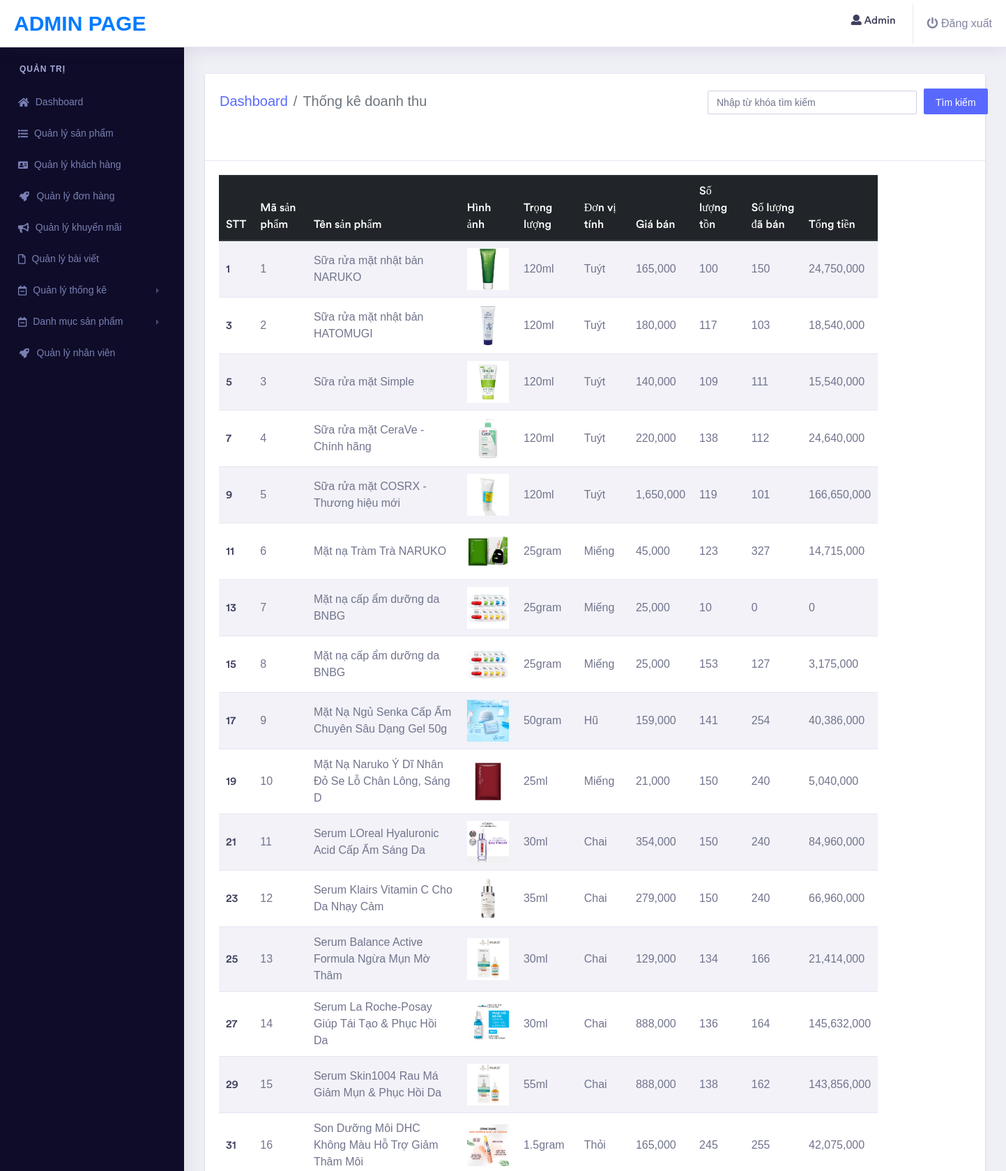
Page /webmypham/admin/thongkeDoanhThu.php (upper part) on the committed database.
### tables this page shows
CREATE TABLE `sanpham` (
  `SP_MA` bigint(20) NOT NULL,
  `SP_TEN` varchar(50) NOT NULL,
  `SP_HINH` varchar(50) NOT NULL,
  `SP_CONGDUNG` varchar(1000) NOT NULL,
  `SP_TRONGLUONG` varchar(50) NOT NULL,
  `SP_DVT` varchar(50) NOT NULL,
  `SP_GIABAN` int(10) NOT NULL,
  `SP_SOLUONGTON` int(10) NOT NULL,
  `SP_SOLUONGDABAN` int(10) NOT NULL,
  `SP_THANHPHAN` varchar(1000) NOT NULL,
  `TH_MA` bigint(20) NOT NULL,
  `L_MA` bigint(20) NOT NULL,
  `NV_MA` bigint(20) DEFAULT NULL,
  `SP_NSX` date DEFAULT NULL,
  `SP_HSD` date DEFAULT NULL
);

### webmypham/admin/thongkeDoanhThu.php (the view, shortened to what this page needs)
<?php
include 'inc/header.php';
$servername = "localhost";
$username = "root";
$password = "";
$dbname = "mypham";
$conn = new mysqli($servername, $username, $password, $dbname);
$sql = "SELECT * FROM sanpham";
$result = $conn->query($sql);
if ($result->num_rows > 0) {
    echo '
    <div class="dashboard-wrapper">
        <div class="dashboard-ecommerce">
            <div class="container-fluid dashboard-content">
                <div class="card">
                    <div class="card-header">
                        <div class="row float-left" style="font-size: 20px;">
                            <nav aria-label="breadcrumb">
                                <ol class="breadcrumb">
                                    <li class="breadcrumb-item"><a class="text-primary" href="Dashboard.html">Dashboard</a></li>
                                    <li class="breadcrumb-item active" aria-current="page">Thống kê doanh thu</li>
                                    <form action="#" method="POST">
                                        <input type="text" name="keyword" class="form-control" placeholder="Nhập từ khóa tìm kiếm" style ="margin:-30px 0 0 700px;width:300px">
                                        <input type="submit" value="Tìm kiếm" class="btn btn-primary" style ="margin-left: 1010px;margin-top: -70px;height: 37px;">
                                    </form>
                                </ol>
                            </nav>
                        </div>
                        <div class="row float-right mr-3">
                            <div id="custom-search" class="top-search-bar">
                            </div>
                        </div>
                    </div>
                    <div class="card-body">
                        <div class="row table-responsive mx-auto" style="font-size: 16px">
                            <table class="table table-striped">
                                <thead class="thead-dark">
                                    <tr>
                                        <th scope="col">STT</th>
                                        <th scope="col">Mã sản phẩm</th>
                                        <th scope="col">Tên sản phẩm</th>
                                        <th scope="col">Hình ảnh</th>
                                        <th scope="col">Trọng lượng</th>
                                        <th scope="col">Đơn vị tính</th>
                                        <th scope="col">Giá bán</th>
                                        <th scope="col">Số lượng tồn</th>
                                        <th scope="col">Số lượng đã bán</th>
                                        <th scope="col">Tổng tiền</th>
                                    </tr>
                                </thead>
                                <tbody>';
    $count = 1;
    while ($row = $result->fetch_assoc()) {
        echo "<tr>";
        echo "<th scope='row'>" . $count . "</th>";
        echo "<td>" . $row["SP_MA"] . "</td>";
        echo "<td>" . $row["SP_TEN"] . "</td>";
        echo "<td><img  width=60 height=60 src='../image/addsp/".$row["SP_HINH"] . "' ></td>";
        echo "<td>" . $row["SP_TRONGLUONG"] . "</td>";
        echo "<td>" . $row["SP_DVT"] . "</td>";
        echo "<td>" . number_format($row["SP_GIABAN"]) . "</td>";
        echo "<td>" . $row["SP_SOLUONGTON"] .
        "</td>";
        echo "<td>" . $row["SP_SOLUONGDABAN"] . "</td>";
        $subtotal = $row["SP_SOLUONGDABAN"] * $row["SP_GIABAN"];
    echo "<td>" . number_format($subtotal) . "</td>";
    echo "</tr>";
    $count++;
        $count++;
    }
    echo '</tbody>
        </table>
    </div>
    </div>
    </div>
    </div>
    </div>
    </div>
    </div>
    </div>
    </div>
    <script src="Scripts/jquery-1.10.2.js"></script>
    <script src="http://ajax.googleapis.com/ajax/libs/jquery/1.9.1/jquery.min.js"></script>
    <link href="http://ajax.googleapis.com/ajax/libs/jqueryui/1.8/themes/ui-lightness/jquery-ui.css" rel="stylesheet" />
    <script type="text/javascript" src="http://ajax.googleapis.com/ajax/libs/jqueryui/1.8/jquery-ui.min.js"></script>
    <script src="Content/assets/vendor/jquery/jquery-3.3.1.min.js"></script>
    <script src="Content/assets/vendor/bootstrap/js/bootstrap.bundle.js"></script>
    <script src="Content/assets/vendor/slimscroll/jquery.slimscroll.js"></script>
    <script src="Content/assets/libs/js/main-js.js"></script>
    <script src="Content/assets/vendor/charts/chartist-bundle/chartist.min.js"></script>
    <script src="Content/assets/vendor/charts/sparkline/jquery.sparkline.js"></script>
    <script src="Content/assets/vendor/charts/morris-bundle/raphael.min.js"></script>
    <script src="Content/assets/vendor/charts/morris-bundle/morris.js"></script>
    <script src="Content/assets/vendor/charts/c3charts/c3.min.js"></script>
    <script src="Content/assets/vendor/charts/c3charts/d3-5.4.0.min.js"></script>
    <script src="Content/assets/vendor/charts/c3charts/C3chartjs.js"></script>
    <script src="Content/assets/libs/js/dashboard-ecommerce.js"></script>
</body>
</html>';
} else {
    echo "Không tìm thấy kết quả";
}
?>

### rows in the picture
sanpham: SP_MA "1", SP_TEN "Sữa rửa mặt nhật bản NARUKO", SP_HINH (picture), SP_TRONGLUONG "120ml", SP_DVT "Tuýt", SP_GIABAN "165,000", SP_SOLUONGTON "100", SP_SOLUONGDABAN "150", subtotal "24,750,000"
sanpham: SP_MA "2", SP_TEN "Sữa rửa mặt nhật bản HATOMUGI", SP_HINH (picture), SP_TRONGLUONG "120ml", SP_DVT "Tuýt", SP_GIABAN "180,000", SP_SOLUONGTON "117", SP_SOLUONGDABAN "103", subtotal "18,540,000"
sanpham: SP_MA "3", SP_TEN "Sữa rửa mặt Simple", SP_HINH (picture), SP_TRONGLUONG "120ml", SP_DVT "Tuýt", SP_GIABAN "140,000", SP_SOLUONGTON "109", SP_SOLUONGDABAN "111", subtotal "15,540,000"
sanpham: SP_MA "4", SP_TEN "Sữa rửa mặt CeraVe - Chính hãng", SP_HINH (picture), SP_TRONGLUONG "120ml", SP_DVT "Tuýt", SP_GIABAN "220,000", SP_SOLUONGTON "138", SP_SOLUONGDABAN "112", subtotal "24,640,000"
sanpham: SP_MA "5", SP_TEN "Sữa rửa mặt COSRX - Thương hiệu mới", SP_HINH (picture), SP_TRONGLUONG "120ml", SP_DVT "Tuýt", SP_GIABAN "1,650,000", SP_SOLUONGTON "119", SP_SOLUONGDABAN "101", subtotal "166,650,000"
sanpham: SP_MA "6", SP_TEN "Mặt nạ Tràm Trà NARUKO", SP_HINH (picture), SP_TRONGLUONG "25gram", SP_DVT "Miếng", SP_GIABAN "45,000", SP_SOLUONGTON "123", SP_SOLUONGDABAN "327", subtotal "14,715,000"
sanpham: SP_MA "7", SP_TEN "Mặt nạ cấp ẩm dưỡng da BNBG", SP_HINH (picture), SP_TRONGLUONG "25gram", SP_DVT "Miếng", SP_GIABAN "25,000", SP_SOLUONGTON "10", SP_SOLUONGDABAN "0"
sanpham: SP_MA "8", SP_TEN "Mặt nạ cấp ẩm dưỡng da BNBG", SP_HINH (picture), SP_TRONGLUONG "25gram", SP_DVT "Miếng", SP_GIABAN "25,000", SP_SOLUONGTON "153", SP_SOLUONGDABAN "127", subtotal "3,175,000"
sanpham: SP_MA "9", SP_TEN "Mặt Nạ Ngủ Senka Cấp Ẩm Chuyên Sâu Dạng Gel 50g", SP_HINH (picture), SP_TRONGLUONG "50gram", SP_DVT "Hũ", SP_GIABAN "159,000", SP_SOLUONGTON "141", SP_SOLUONGDABAN "254", subtotal "40,386,000"
sanpham: SP_MA "10", SP_TEN "Mặt Nạ Naruko Ý Dĩ Nhân Đỏ Se Lỗ Chân Lông, Sáng D", SP_HINH (picture), SP_TRONGLUONG "25ml", SP_DVT "Miếng", SP_GIABAN "21,000", SP_SOLUONGTON "150", SP_SOLUONGDABAN "240", subtotal "5,040,000"
sanpham: SP_MA "11", SP_TEN "Serum LOreal Hyaluronic Acid Cấp Ẩm Sáng Da", SP_HINH (picture), SP_TRONGLUONG "30ml", SP_DVT "Chai", SP_GIABAN "354,000", SP_SOLUONGTON "150", SP_SOLUONGDABAN "240", subtotal "84,960,000"
sanpham: SP_MA "12", SP_TEN "Serum Klairs Vitamin C Cho Da Nhạy Cảm", SP_HINH (picture), SP_TRONGLUONG "35ml", SP_DVT "Chai", SP_GIABAN "279,000", SP_SOLUONGTON "150", SP_SOLUONGDABAN "240", subtotal "66,960,000"
sanpham: SP_MA "13", SP_TEN "Serum Balance Active Formula Ngừa Mụn Mờ Thâm", SP_HINH (picture), SP_TRONGLUONG "30ml", SP_DVT "Chai", SP_GIABAN "129,000", SP_SOLUONGTON "134", SP_SOLUONGDABAN "166", subtotal "21,414,000"
sanpham: SP_MA "14", SP_TEN "Serum La Roche-Posay Giúp Tái Tạo & Phục Hồi Da", SP_HINH (picture), SP_TRONGLUONG "30ml", SP_DVT "Chai", SP_GIABAN "888,000", SP_SOLUONGTON "136", SP_SOLUONGDABAN "164", subtotal "145,632,000"
sanpham: SP_MA "15", SP_TEN "Serum Skin1004 Rau Má Giảm Mụn & Phục Hồi Da", SP_HINH (picture), SP_TRONGLUONG "55ml", SP_DVT "Chai", SP_GIABAN "888,000", SP_SOLUONGTON "138", SP_SOLUONGDABAN "162", subtotal "143,856,000"
sanpham: SP_MA "16", SP_TEN "Son Dưỡng Môi DHC Không Màu Hỗ Trợ Giảm Thâm Môi", SP_HINH (picture), SP_TRONGLUONG "1.5gram", SP_DVT "Thỏi", SP_GIABAN "165,000", SP_SOLUONGTON "245", SP_SOLUONGDABAN "255", subtotal "42,075,000"
